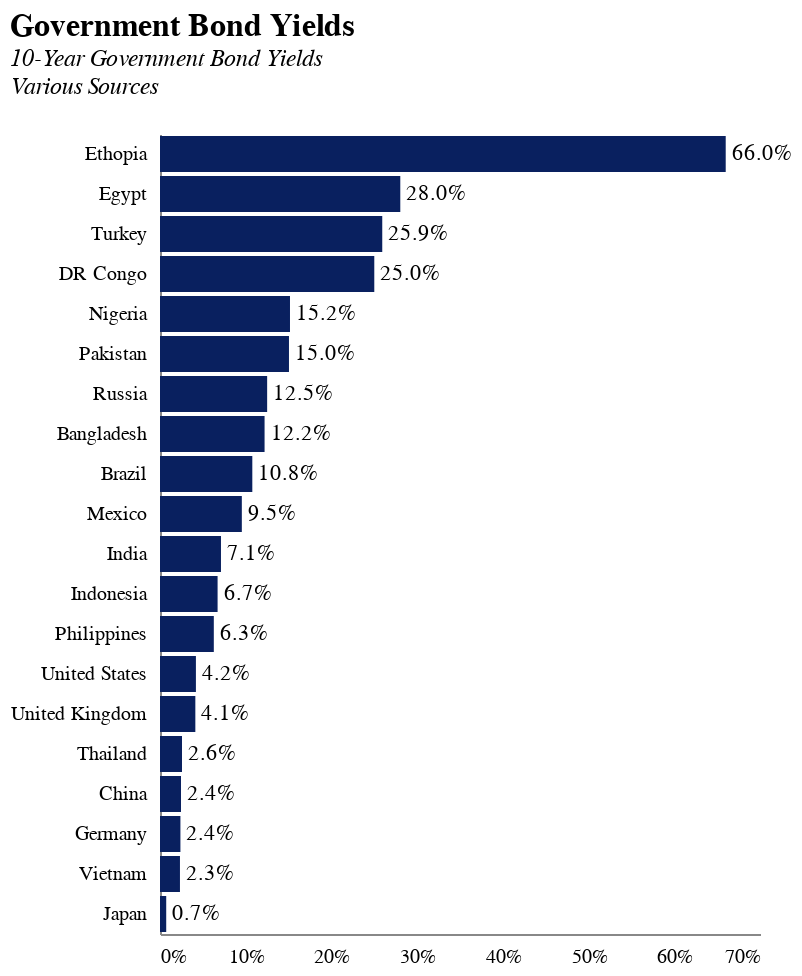

The notebook cell this image was saved under:
### Markdown cell above
### Sovereign Bond Yields

### Code cell
df = pd.read_excel("data/worldgovernmentbonds_yields.xlsx")
df['iso3'] = df['Country'].map(iso3s)
df = df[df.iso3.isin(p21_iso3s)]
df = df[["Country", "Yield▴", "iso3"]]
df = df.rename(columns={"Yield▴": "Value"})
df = df.reset_index(drop=True)
df["Source"] = "https://www.worldgovernmentbonds.com"

manual_yields = [
    {
        "Country": "Ethopia",
        "Value": 0.66,
        "iso3": "ETH",
        "Source" : "https://www.reuters.com/world/africa/ethiopia-edges-towards-default-bondholder-talks-falter-2023-12-08/"
    },
    {
        "Country": "DR Congo",
        "Value": 0.25,
        "iso3": "COD",
        "Source" : "https://cbonds.com/news/2612405/"
    }
]


df = pd.concat([df, pd.DataFrame(manual_yields)])

base = alt.Chart(df).encode(
    x=alt.X("Value:Q", title="", axis=alt.Axis(format=".0%")),
    y=alt.Y("Country:N", sort="-x", axis=alt.Axis(title=None)),
)

bars = base.mark_bar(color="rgb(9, 32, 95)")

labels = base.mark_text(
    align="left",
    baseline="middle",
    dx=3
).encode(
    text=alt.Text("Value:Q", format=".1%"),
)

chart = bars + labels

chart = chart.properties(
    title = alt.TitleParams(
            "Government Bond Yields",
    subtitle=["10-Year Government Bond Yields", "Various Sources", ""],
    ),

    width=300,
    height=400
)

chart.display()
chart.save("charts/bonds/gov_bond_yields.json")
chart.save("charts/bonds/gov_bond_yields.png", scale_factor=2.0)
chart.save("charts/bonds/gov_bond_yields.svg")

### Figure 1 — Vega-Lite specification as saved in the notebook (floating-point values rounded to 4 significant figures)
{"config": {"axisX": {"labelPadding": 6, "tickOpacity": 0, "title": null, "grid": false, "ticks": false, "labelSeparation": 10}, "axisY": {"title": null, "grid": false, "tickOpacity": 0}, "title": {"fontSize": 16, "subtitleFontSize": 12, "subtitleFontStyle": "italic", "anchor": "start", "color": "black"}, "view": {"stroke": "transparent"}}, "layer": [{"mark": {"type": "bar", "color": "rgb(9, 32, 95)"}, "encoding": {"x": {"axis": {"format": ".0%"}, "field": "Value", "title": "", "type": "quantitative"}, "y": {"axis": {"title": null}, "field": "Country", "sort": "-x", "type": "nominal"}}}, {"mark": {"type": "text", "align": "left", "baseline": "middle", "dx": 3}, "encoding": {"text": {"field": "Value", "format": ".1%", "type": "quantitative"}, "x": {"axis": {"format": ".0%"}, "field": "Value", "title": "", "type": "quantitative"}, "y": {"axis": {"title": null}, "field": "Country", "sort": "-x", "type": "nominal"}}}], "data": {"name": "data-e8ccdb80131989ea86d165999bb192b5"}, "height": 400, "title": {"text": "Government Bond Yields", "subtitle": ["10-Year Government Bond Yields", "Various Sources", ""]}, "width": 300, "$schema": "https://vega.github.io/schema/vega-lite/v5.8.0.json", "datasets": {"data-e8ccdb80131989ea86d165999bb192b5": [{"Country": "Japan", "Value": 0.00725, "iso3": "JPN", "Source": "https://www.worldgovernmentbonds.com"}, {"Country": "Vietnam", "Value": 0.02328, "iso3": "VNM", "Source": "https://www.worldgovernmentbonds.com"}, {"Country": "Germany", "Value": 0.02382, "iso3": "DEU", "Source": "https://www.worldgovernmentbonds.com"}, {"Country": "China", "Value": 0.02447, "iso3": "CHN", "Source": "https://www.worldgovernmentbonds.com"}, {"Country": "Thailand", "Value": 0.02566, "iso3": "THA", "Source": "https://www.worldgovernmentbonds.com"}, {"Country": "United Kingdom", "Value": 0.04123, "iso3": "GBR", "Source": "https://www.worldgovernmentbonds.com"}, {"Country": "United States", "Value": 0.0419, "iso3": "USA", "Source": "https://www.worldgovernmentbonds.com"}, {"Country": "Philippines", "Value": 0.06278, "iso3": "PHL", "Source": "https://www.worldgovernmentbonds.com"}, {"Country": "Indonesia", "Value": 0.06719, "iso3": "IDN", "Source": "https://www.worldgovernmentbonds.com"}, {"Country": "India", "Value": 0.07114, "iso3": "IND", "Source": "https://www.worldgovernmentbonds.com"}, {"Country": "Mexico", "Value": 0.09547, "iso3": "MEX", "Source": "https://www.worldgovernmentbonds.com"}, {"Country": "Brazil", "Value": 0.1077, "iso3": "BRA", "Source": "https://www.worldgovernmentbonds.com"}, {"Country": "Bangladesh", "Value": 0.122, "iso3": "BGD", "Source": "https://www.worldgovernmentbonds.com"}, {"Country": "Russia", "Value": 0.125, "iso3": "RUS", "Source": "https://www.worldgovernmentbonds.com"}, {"Country": "Pakistan", "Value": 0.1505, "iso3": "PAK", "Source": "https://www.worldgovernmentbonds.com"}, {"Country": "Nigeria", "Value": 0.1517, "iso3": "NGA", "Source": "https://www.worldgovernmentbonds.com"}, {"Country": "Turkey", "Value": 0.2593, "iso3": "TUR", "Source": "https://www.worldgovernmentbonds.com"}, {"Country": "Egypt", "Value": 0.2803, "iso3": "EGY", "Source": "https://www.worldgovernmentbonds.com"}, {"Country": "Ethopia", "Value": 0.66, "iso3": "ETH", "Source": "https://www.reuters.com/world/africa/ethiopia-edges-towards-default-bondholder-talks-falter-2023-12-08/"}, {"Country": "DR Congo", "Value": 0.25, "iso3": "COD", "Source": "https://cbonds.com/news/2612405/"}]}}
